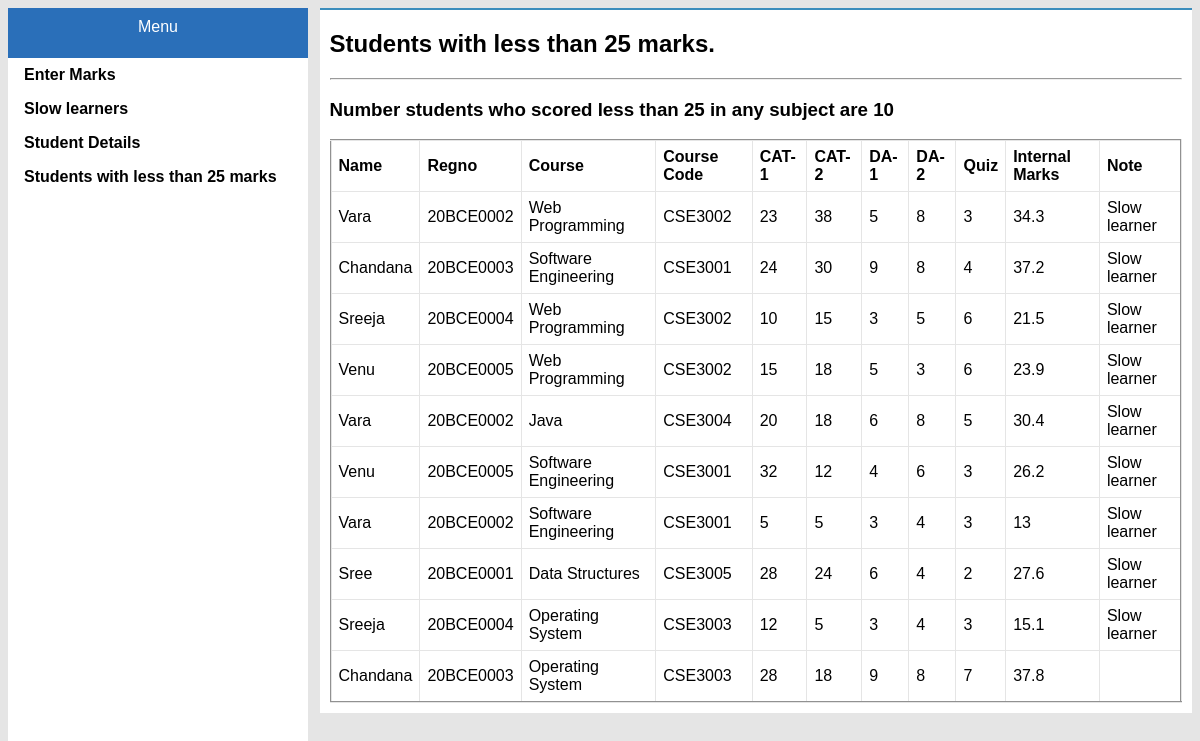
The page /lessthan25.php on the database its author committed.
### tables this page shows
CREATE TABLE `marks` (
  `Name` varchar(30) DEFAULT NULL,
  `Regno` varchar(10) DEFAULT NULL,
  `Course` varchar(20) DEFAULT NULL,
  `Ccode` varchar(10) DEFAULT NULL,
  `cat1` float DEFAULT NULL,
  `cat2` float DEFAULT NULL,
  `da1` float DEFAULT NULL,
  `da2` float DEFAULT NULL,
  `quiz` float DEFAULT NULL,
  `int_marks` float DEFAULT NULL,
  `note` varchar(20) DEFAULT NULL
);

### lessthan25.php (the view, shortened to what this page needs)
<!DOCTYPE html>
<html lang="en">
<head>
</head>
<body style="background-color:rgb(229,229,229); font-family:Arial">
    <div style="float:left; width:25%;">
            <ol>
            <li style="background-color:rgb(42,111,185); height:30px; color:white; text-align:center; padding:10px;">Menu</li>
            <li><a href="enter_marks.php" target="rightframe">Enter Marks</a></li>
            <li><a href="slow.php" target="rightframe">Slow learners</a></li>
            <li><a href="display.php" target="rightframe">Student Details</a></li>
            <li><a href="lessthan25.php" target="rightframe">Students with less than 25 marks</a></li>
        </ol>
    </div>
        <div class="right" style="background-color:rgb(255,255,255);">
        <h2>Students with less than 25 marks.</h2>
        <hr>
        <?php
            $con = mysqli_connect("localhost", "root", "", "stu_rec");
            $query = "SELECT * FROM Marks where cat1<25 or cat2<25";
            echo '<table border="2" cellspacing="0" cellpadding="10">
                <tr>
                    <td><b>Name</b></td>
                    <td><b>Regno</b></td>
                    <td><b>Course</b></td>
                    <td><b>Course Code</b></td>
                    <td><b>CAT-1</b></td>
                    <td><b>CAT-2</b></td>
                    <td><b>DA-1</b></td>
                    <td><b>DA-2</b></td>
                    <td><b>Quiz</b></td>
                    <td><b>Internal Marks</b></td>
                    <td><b>Note</b></td>
                </tr>';
            if ($result = mysqli_query($con, $query)) {
                while ($row = mysqli_fetch_assoc($result)) {
                    $field1name = $row["Name"];
                    $field2name = $row["Regno"];
                    $field3name = $row["Course"];
                    $field4name = $row["Ccode"];
                    $field5name = $row["cat1"];
                    $field6name = $row["cat2"];
                    $field7name = $row["da1"];
                    $field8name = $row["da2"];
                    $field9name = $row["quiz"];
                    $field10name = $row["int_marks"];
                    $field11name = $row["note"];
                    echo '<tr>
                        <td> <font>'.$field1name.'</font></td>
                        <td> <font>'.$field2name.'</font></td>
                        <td> <font>'.$field3name.'</font></td>
                        <td> <font>'.$field4name.'</font></td>
                        <td> <font>'.$field5name.'</font></td>
                        <td> <font>'.$field6name.'</font></td>
                        <td> <font>'.$field7name.'</font></td>
                        <td> <font>'.$field8name.'</font></td>
                        <td> <font>'.$field9name.'</font></td>
                        <td> <font>'.$field10name.'</font></td>
                        <td> <font>'.$field11name.'</font></td>
                    </tr>';
                    }
                }
                $num_rows = mysqli_num_rows($result);
                echo '<h3>Number students who scored less than 25 in any subject are '.$num_rows.'</h3>';
            ?>
    </div>
</body>
</html>

### lessthan25.php (style rules this page uses)
table { border-collapse: collapse; border-color:rgb(229,229,229); }
th,td { padding:7px; }
.right { padding:10px; padding-top: 0px; border:1px; border-color:rgb(229,229,229); border-top: 2px rgb(60,141,188) solid; float:right; width:72%; overflow:auto; }
ol { list-style-type: none; margin: 0; padding: 0; width: 25%; background-color: white; position: fixed; height: 100%; overflow: auto; }
li a { display: block; color: #000; padding: 8px 16px; text-decoration: none; font-weight: bold; }

### rows shown on the page
marks: Name "Vara", Regno "20BCE0002", Course "Web Programming", Ccode "CSE3002", cat1 "23", cat2 "38", da1 "5", da2 "8", quiz "3", int_marks "34.3", note "Slow learner"
marks: Name "Chandana", Regno "20BCE0003", Course "Software Engineering", Ccode "CSE3001", cat1 "24", cat2 "30", da1 "9", da2 "8", quiz "4", int_marks "37.2", note "Slow learner"
marks: Name "Sreeja", Regno "20BCE0004", Course "Web Programming", Ccode "CSE3002", cat1 "10", cat2 "15", da1 "3", da2 "5", quiz "6", int_marks "21.5", note "Slow learner"
marks: Name "Venu", Regno "20BCE0005", Course "Web Programming", Ccode "CSE3002", cat1 "15", cat2 "18", da1 "5", da2 "3", quiz "6", int_marks "23.9", note "Slow learner"
marks: Name "Vara", Regno "20BCE0002", Course "Java", Ccode "CSE3004", cat1 "20", cat2 "18", da1 "6", da2 "8", quiz "5", int_marks "30.4", note "Slow learner"
marks: Name "Venu", Regno "20BCE0005", Course "Software Engineering", Ccode "CSE3001", cat1 "32", cat2 "12", da1 "4", da2 "6", quiz "3", int_marks "26.2", note "Slow learner"
marks: Name "Vara", Regno "20BCE0002", Course "Software Engineering", Ccode "CSE3001", cat1 "5", cat2 "5", da1 "3", da2 "4", quiz "3", int_marks "13", note "Slow learner"
marks: Name "Sree", Regno "20BCE0001", Course "Data Structures", Ccode "CSE3005", cat1 "28", cat2 "24", da1 "6", da2 "4", quiz "2", int_marks "27.6", note "Slow learner"
marks: Name "Sreeja", Regno "20BCE0004", Course "Operating System", Ccode "CSE3003", cat1 "12", cat2 "5", da1 "3", da2 "4", quiz "3", int_marks "15.1", note "Slow learner"
marks: Name "Chandana", Regno "20BCE0003", Course "Operating System", Ccode "CSE3003", cat1 "28", cat2 "18", da1 "9", da2 "8", quiz "7", int_marks "37.8"

### other values the page prints
$num_rows "10"
